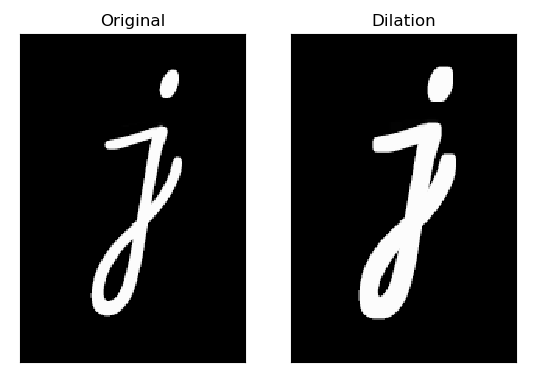

Source code (Python):
import cv2 
import numpy as np
from matplotlib import pyplot as plt

img = cv2.imread('j.png',0) 
kernel = np.ones((5,5),np.uint8) 
dilation = cv2.dilate(img,kernel,iterations = 1)

img1 = cv2.cvtColor(img, cv2.COLOR_BGR2RGB)
img2 = cv2.cvtColor(dilation, cv2.COLOR_BGR2RGB)

plt.subplot(121),plt.imshow(img1),plt.title('Original') 
plt.xticks([]), plt.yticks([]) 
plt.subplot(122),plt.imshow(img2),plt.title('Dilation') 
plt.xticks([]), plt.yticks([]) 
plt.show()
